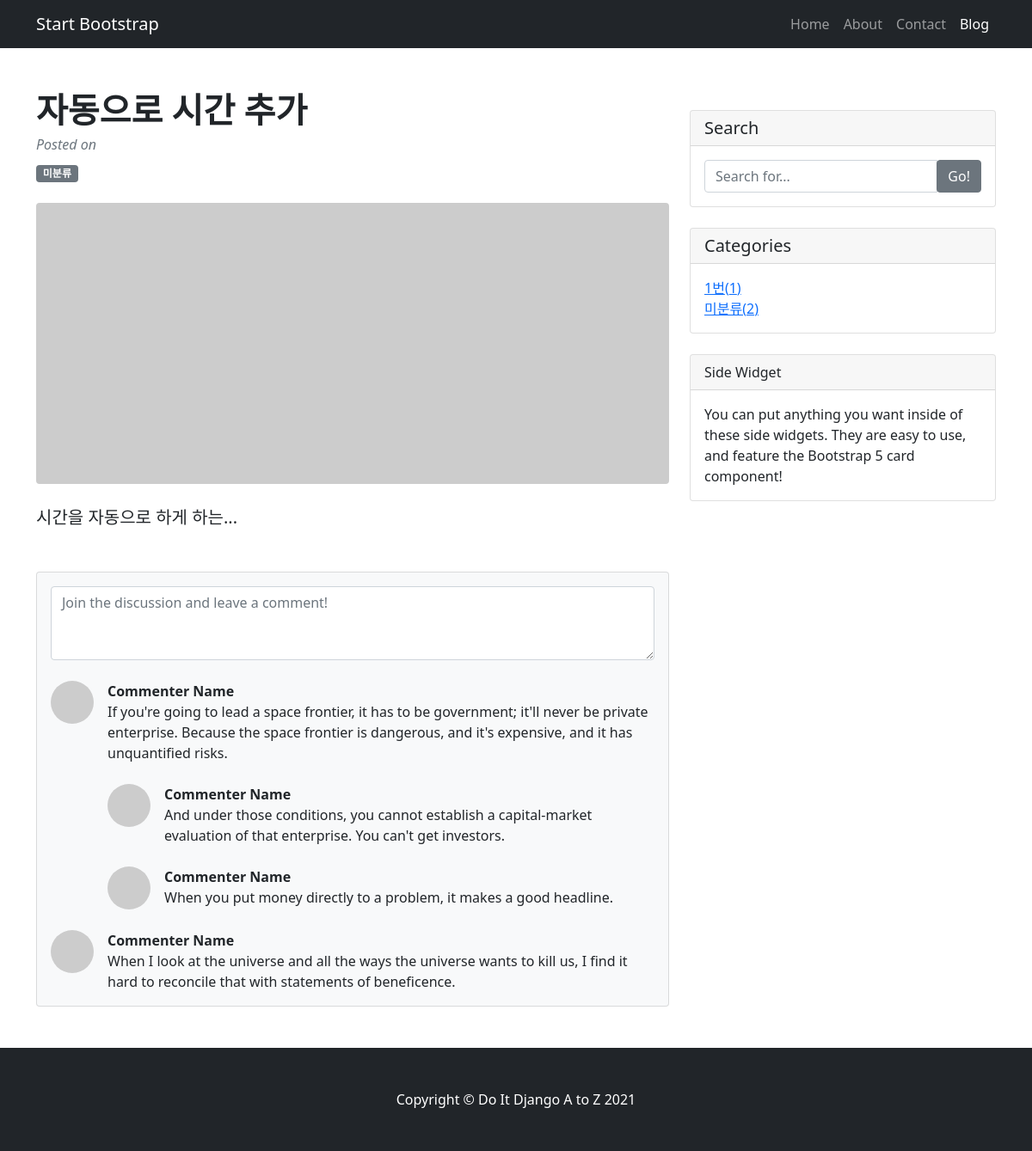
The app's page /blog/2/ with its own data.
### blog/models.py (models this page shows, shortened)
class Post(models.Model):
  title = models.CharField(max_length=30)
  content = models.TextField()
  head_image = models.ImageField(upload_to = 'blog/images/%Y/%m/%d/', blank=True)
  file_upload = models.FileField(upload_to='blog/files/%Y/%m/%d/', blank=True)
  created_at = models.DateTimeField(auto_now_add = True)
  update_at = models.DateTimeField(auto_now=True)
  author = models.ForeignKey(User, null=True, on_delete=models.SET_NULL)
  category = models.ForeignKey(Category, null=True, blank=True, on_delete=models.SET_NULL)
  tags = models.ManyToManyField(Tag, blank=True)

class Category(models.Model):
  name = models.CharField(max_length=50, unique=True)
  slug = models.SlugField(max_length=200, unique=True, allow_unicode=True)
  def __str__(self):
    return self.name
  def get_absolute_url(self):
    return f'/blog/category/{self.slug}'

### blog/views.py (the view)
# urls.py: path('<int:pk>/', views.PostDetail.as_view()),
class PostDetail(DetailView):
  model = Post
  def get_context_data(self, **kwargs):
    context=super(PostDetail, self).get_context_data()
    context['categories'] = Category.objects.all()
    context['no_categories_post_count'] = Post.objects.filter(category=None).count()
    return context

### blog/templates/blog/post_detail.html (shortened to what this page needs)
<!DOCTYPE html>
{% load static %}
<html lang="en">
  <head>
    <link
      href="{% static 'blog/bootstrap/bootstrap.min.css' %}"
      rel="stylesheet"
      media="screen"
    />
  </head>
  <body>
    <nav class="navbar navbar-expand-lg navbar-dark bg-dark">
      <div class="container">
        <a class="navbar-brand" href="#!">Start Bootstrap</a>
        <div class="collapse navbar-collapse" id="navbarSupportedContent">
          <ul class="navbar-nav ms-auto mb-2 mb-lg-0">
            <li class="nav-item"><a class="nav-link" href="#">Home</a></li>
            <li class="nav-item"><a class="nav-link" href="#!">About</a></li>
            <li class="nav-item"><a class="nav-link" href="#!">Contact</a></li>
            <li class="nav-item">
              <a class="nav-link active" aria-current="page" href="#">Blog</a>
            </li>
          </ul>
        </div>
      </div>
    </nav>
    <div class="container mt-5">
      <div class="row">
        <div class="col-lg-8">
          <article>
            <header class="mb-4">
              <h1 class="fw-bolder mb-1">{{post.title}}</h1>
              <div class="text-muted fst-italic mb-2">
                Posted on {{post.create_at}}
              </div>
              {%if post.category%}
              <span class="badge bg-secondary">{{post.category}}</span>
              {%else%}
              <span class="badge bg-secondary">미분류</span>
              {%endif%}
            </header>
            <figure class="mb-4">
              <img
                class="img-fluid rounded"
                src="https://dummyimage.com/900x400/ced4da/6c757d.jpg"
                alt="..."
              />
            </figure>
            <section class="mb-5">
              <p class="fs-5 mb-4">{{post.content}}</p>
            </section>
          </article>
          <section class="mb-5">
            <div class="card bg-light">
              <div class="card-body">
                <form class="mb-4">
                  <textarea
                    class="form-control"
                    rows="3"
                    placeholder="Join the discussion and leave a comment!"
                  ></textarea>
                </form>
                <div class="d-flex mb-4">
                  <div class="flex-shrink-0">
                    <img
                      class="rounded-circle"
                      src="https://dummyimage.com/50x50/ced4da/6c757d.jpg"
                      alt="..."
                    />
                  </div>
                  <div class="ms-3">
                    <div class="fw-bold">Commenter Name</div>
                    If you're going to lead a space frontier, it has to be
                    government; it'll never be private enterprise. Because the
                    space frontier is dangerous, and it's expensive, and it has
                    unquantified risks.
                    <div class="d-flex mt-4">
                      <div class="flex-shrink-0">
                        <img
                          class="rounded-circle"
                          src="https://dummyimage.com/50x50/ced4da/6c757d.jpg"
                          alt="..."
                        />
                      </div>
                      <div class="ms-3">
                        <div class="fw-bold">Commenter Name</div>
                        And under those conditions, you cannot establish a
                        capital-market evaluation of that enterprise. You can't
                        get investors.
                      </div>
                    </div>
                    <div class="d-flex mt-4">
                      <div class="flex-shrink-0">
                        <img
                          class="rounded-circle"
                          src="https://dummyimage.com/50x50/ced4da/6c757d.jpg"
                          alt="..."
                        />
                      </div>
                      <div class="ms-3">
                        <div class="fw-bold">Commenter Name</div>
                        When you put money directly to a problem, it makes a
                        good headline.
                      </div>
                    </div>
                  </div>
                </div>
                <div class="d-flex">
                  <div class="flex-shrink-0">
                    <img
                      class="rounded-circle"
                      src="https://dummyimage.com/50x50/ced4da/6c757d.jpg"
                      alt="..."
                    />
                  </div>
                  <div class="ms-3">
                    <div class="fw-bold">Commenter Name</div>
                    When I look at the universe and all the ways the universe
                    wants to kill us, I find it hard to reconcile that with
                    statements of beneficence.
                  </div>
                </div>
              </div>
            </div>
          </section>
        </div>
        <div class="col-lg-4">
          {%include 'blog/sidebar.html'%}
          <div class="card mb-4">
            <div class="card-header">Side Widget</div>
            <div class="card-body">
              You can put anything you want inside of these side widgets. They
              are easy to use, and feature the Bootstrap 5 card component!
            </div>
          </div>
        </div>
      </div>
    </div>
    {%include 'blog/footer.html'%}
  </body>
</html>

### blog/templates/blog/sidebar.html
<div class="card my-4">
  <h5 class="card-header">Search</h5>
  <div class="card-body">
    <div class="input-group">
      <input type="text" class="form-control" placeholder="Search for..." />
      <span class="input-group-btn">
        <button class="btn btn-secondary" type="button">Go!</button>
      </span>
    </div>
  </div>
</div>
<div class="card my-4">
  <h5 class="card-header">Categories</h5>
  <div class="card-body">
    <div class="row">
      <div class="col-lg-6">
        <ul class="list-unstyled mb-0">
          {%for category in categories%}
          <li>
            <a href="{{category.get_absolute_url}}"
              >{{category}}({{category.post_set.count}})</a
            >
          </li>
          {%endfor%}
          <li>
            <a href="/blog/category/no_category/"
              >미분류({{no_categories_post_count}})</a
            >
          </li>
        </ul>
      </div>
    </div>
  </div>
</div>

### records on screen
Post: title "자동으로 시간 추가", content "시간을 자동으로 하게 하는..."
Category: name "1번", post_set.count "1"

### other values on screen
{{ no_categories_post_count }} "2"
